Frame 1 (no input): blank canvas, image omitted
Frame 60 (the mouse pressed at the canvas centre just before this capture): blank canvas, image omitted
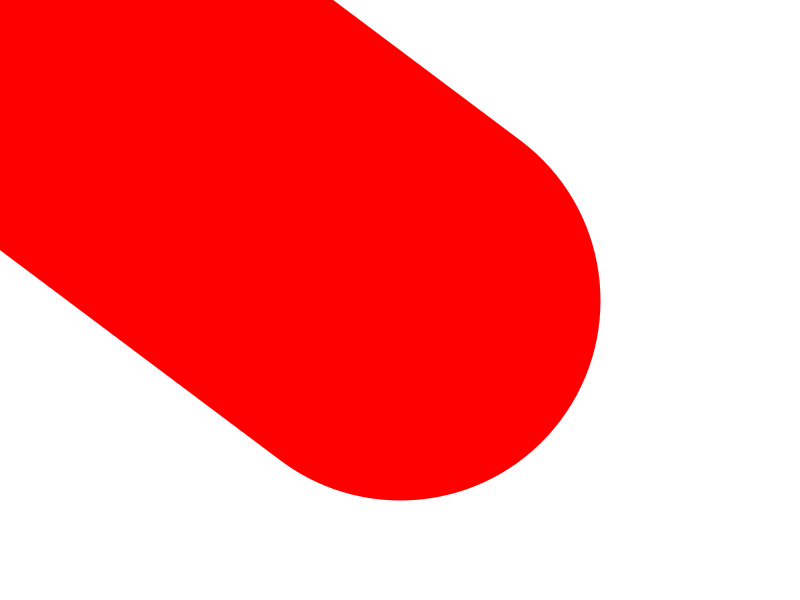
Frame 120 (the mouse held since frame 60 and released just before this capture)

The Processing sketch whose frames 1 and 60 were blank and that drew this single picture after the mouse press (run headless with seeded random() and noise(); from frame 60 on, the mouse is pressed at the canvas centre):

// Processing sketch: Snake_like_behaviour_homework
// ── Snake_like_behaviour_homework.pde
void setup() {
  size(800, 600);
  background(255);
}

void draw() {
  float mouseSpeed = abs(mouseX - pmouseX);
  stroke(255, 0, 0);
  strokeWeight(mouseSpeed);
  line(mouseX, mouseY, pmouseX, pmouseY);
}
